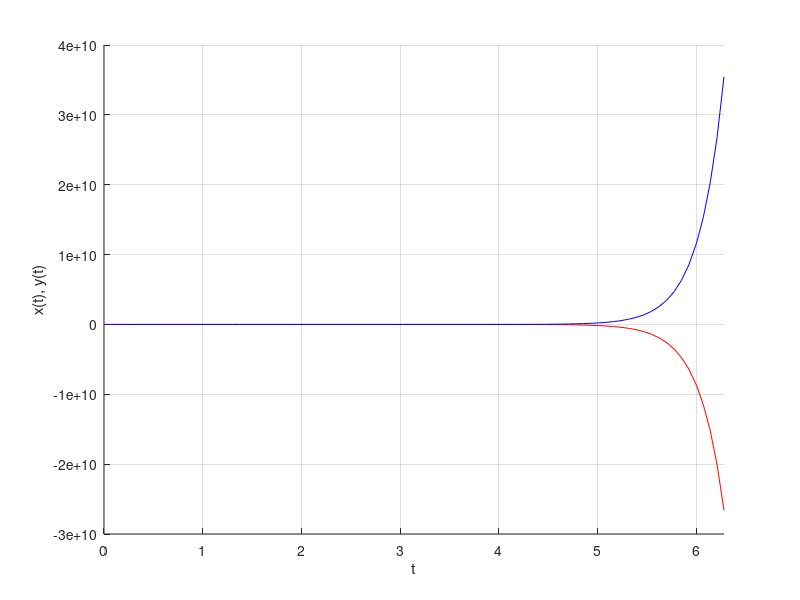

Write MATLAB code to recreate this figure.
clear
clc
y1_0 = 0;
y2_0 = 0;
[T,Y] = ode45(@(t,y)[-exp(t)-3*y(2)+cos(t)
                    2*exp(t)+4*y(2)-cos(t)],[0 2*pi],[y1_0 y2_0]);
disp(T)
disp([Y(:,1),Y(:,2)]);
hold on
plot(T,Y(:,1),'-r')
plot(T,Y(:,2),'-b')
hold off
xlim([0 2*pi])
xlabel('t')
ylabel('x(t), y(t)')
grid on